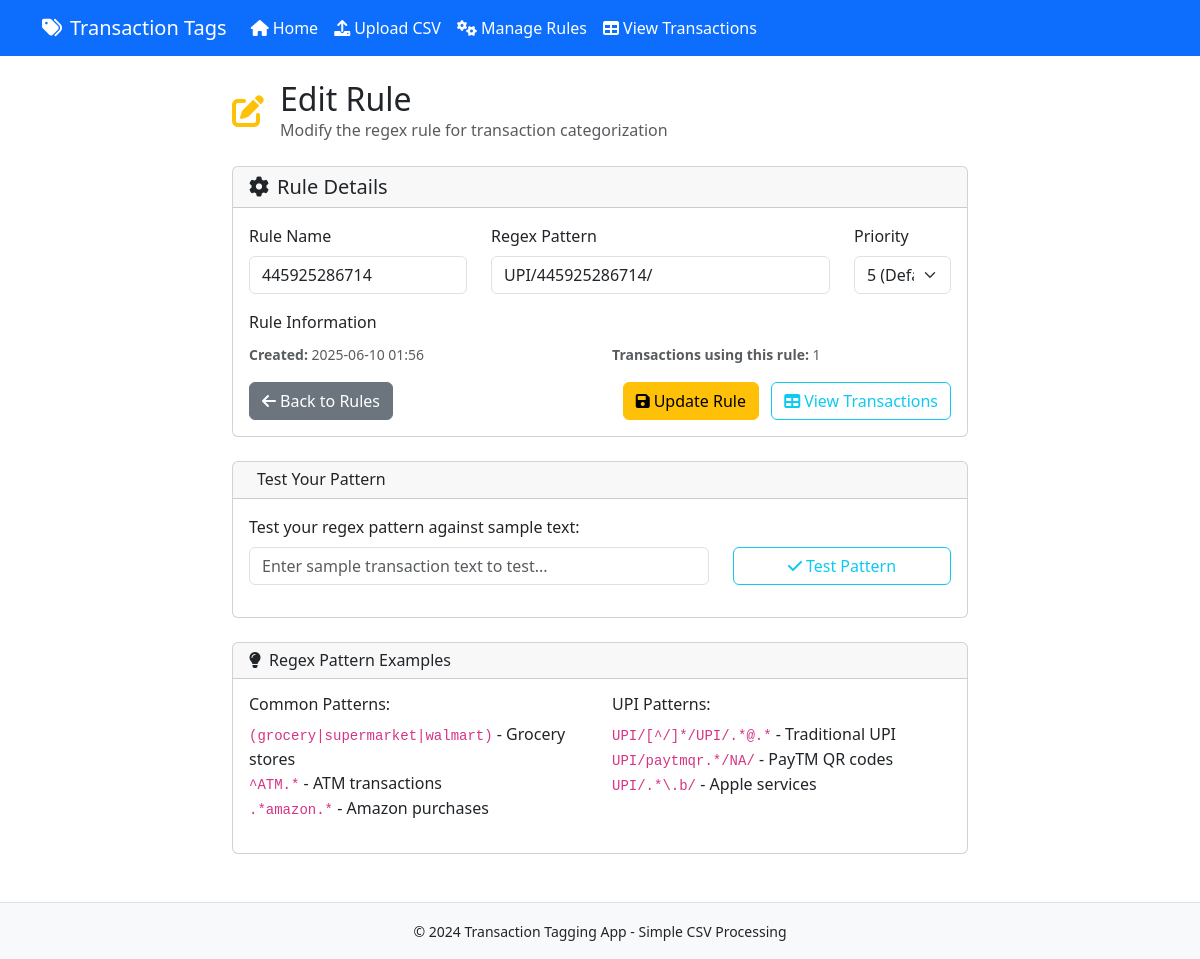
/rules/edit/2, run on the app's committed database.
### models.py (models this page shows, shortened)
class Rule(db.Model):
    id = db.Column(db.Integer, primary_key=True)
    name = db.Column(db.String(100), nullable=False, unique=True)
    regex_pattern = db.Column(db.Text, nullable=False)
    priority = db.Column(db.Integer, nullable=False, default=5)
    created_at = db.Column(db.DateTime, default=datetime.utcnow)

### routes.py (the view, shortened to what this page needs)
@app.route('/rules/edit/<int:rule_id>', methods=['GET', 'POST'])
def edit_rule(rule_id):
    rule = Rule.query.get_or_404(rule_id)
    return render_template('edit_rule.html', rule=rule)

### templates/edit_rule.html (shortened to what this page needs)
{% extends "base.html" %}
{% block content %}
<div class="row">
    <div class="col-md-8 offset-md-2">
        <div class="d-flex align-items-center mb-4">
            <i class="fas fa-edit fa-2x text-warning me-3"></i>
            <div>
                <h2 class="mb-0">Edit Rule</h2>
                <p class="text-muted mb-0">Modify the regex rule for transaction categorization</p>
            </div>
        </div>
        <div class="card">
            <div class="card-header">
                <h5 class="mb-0"><i class="fas fa-cog me-2"></i>Rule Details</h5>
            </div>
            <div class="card-body">
                <form method="POST">
                    <div class="row">
                        <div class="col-md-4 mb-3">
                            <label for="name" class="form-label">Rule Name</label>
                            <input type="text" class="form-control" id="name" name="name"
                                   value="{{ rule.name }}" placeholder="e.g., Grocery Stores" required maxlength="100">
                        </div>
                        <div class="col-md-6 mb-3">
                            <label for="regex_pattern" class="form-label">Regex Pattern</label>
                            <input type="text" class="form-control" id="regex_pattern" name="regex_pattern"
                                   value="{{ rule.regex_pattern }}" placeholder="e.g., (grocery|supermarket|walmart)" required>
                        </div>
                        <div class="col-md-2 mb-3">
                            <label for="priority" class="form-label">Priority</label>
                            <select class="form-select" id="priority" name="priority" required>
                                <option value="5" {% if rule.priority == 5 %}selected{% endif %}>5 (Default)</option>
                            </select>
                        </div>
                    </div>
                    <div class="mb-3">
                        <label class="form-label">Rule Information</label>
                        <div class="row">
                            <div class="col-md-6">
                                <small class="text-muted">
                                    <strong>Created:</strong> {{ rule.created_at.strftime('%Y-%m-%d %H:%M') }}
                                </small>
                            </div>
                            <div class="col-md-6">
                                <small class="text-muted">
                                    <strong>Transactions using this rule:</strong> {{ rule.transactions|length }}
                                </small>
                            </div>
                        </div>
                    </div>
                    <div class="d-grid gap-2 d-md-flex justify-content-md-between">
                        <a href="{{ url_for('manage_rules') }}" class="btn btn-secondary">
                            <i class="fas fa-arrow-left me-1"></i>Back to Rules
                        </a>
                        <div>
                            <button type="submit" class="btn btn-warning me-2">
                                <i class="fas fa-save me-1"></i>Update Rule
                            </button>
                            <a href="{{ url_for('view_transactions') }}" class="btn btn-outline-info">
                                <i class="fas fa-table me-1"></i>View Transactions
                            </a>
                        </div>
                    </div>
                </form>
            </div>
        </div>
        <div class="card mt-4">
            <div class="card-header">
                <h6 class="mb-0">Test Your Pattern</h6>
            </div>
            <div class="card-body">
                <p class="mb-2">Test your regex pattern against sample text:</p>
                <div class="row">
                    <div class="col-md-8">
                        <input type="text" class="form-control" id="test-text"
                               placeholder="Enter sample transaction text to test...">
                    </div>
                    <div class="col-md-4">
                        <button type="button" class="btn btn-outline-info w-100" onclick="testPattern()">
                            <i class="fas fa-check me-1"></i>Test Pattern
                        </button>
                    </div>
                </div>
            </div>
        </div>
        <div class="card mt-4">
            <div class="card-header">
                <h6 class="mb-0"><i class="fas fa-lightbulb me-2"></i>Regex Pattern Examples</h6>
            </div>
            <div class="card-body">
                <div class="row">
                    <div class="col-md-6">
                        <h6>Common Patterns:</h6>
                        <ul class="list-unstyled">
                            <li><code>(grocery|supermarket|walmart)</code> - Grocery stores</li>
                            <li><code>^ATM.*</code> - ATM transactions</li>
                            <li><code>.*amazon.*</code> - Amazon purchases</li>
                        </ul>
                    </div>
                    <div class="col-md-6">
                        <h6>UPI Patterns:</h6>
                        <ul class="list-unstyled">
                            <li><code>UPI/[^/]*/UPI/.*@.*</code> - Traditional UPI</li>
                            <li><code>UPI/paytmqr.*/NA/</code> - PayTM QR codes</li>
                            <li><code>UPI/.*\.b/</code> - Apple services</li>
                        </ul>
                    </div>
                </div>
            </div>
        </div>
    </div>
</div>
{% endblock %}

### data on the page
Rule: name "445925286714", regex_pattern "UPI/445925286714/", priority "5 (Default)", created_at "2025-06-10 01:56"

### other printed values
{{ rule.transactions|length }} "1"
